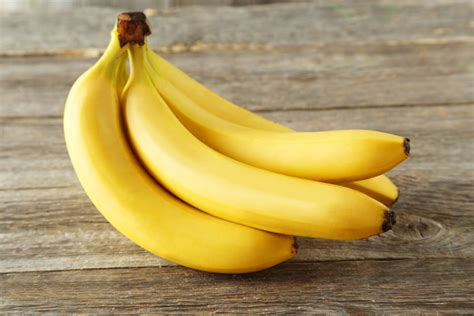
#> input picture images/banana.jpeg, 474 x 316 px
$ python -i utils.py   (imports and definitions only)
#> lines starting #> are read from the running program, lines starting #| are printed output that depends on the picture
#> further down, picture is the input picture: shape (316, 474, 3); mean B, G, R 95.9, 151.9, 173.8
import os
from typing import (
    Final,
    List
)
import cv2
import numpy as np
import pickle
import json
import random


# Define the paths
TEST_DIRECTORY_PATH: Final = os.path.join("data", "test")
VALIDATE_DIRECTORY_PATH: Final = os.path.join("data", "validate")
LABEL_DICT_PATH: Final = os.path.join("scripts", "label_dict.json")
MODEL_PATH: Final = os.path.join("scripts", "best_model.pkl")
IMAGE_PATH: Final = os.path.join("static", "images")


def preprocess_image(img):
    """
    Preprocesses the image using the same method as in test, train and validate
    """
    height, width = img.shape[:2]
#> height = 316; width = 474
    crop_size = min(height, width)
#> crop_size = 316
    start_x = (width - crop_size) // 2
#> start_x = 79
    start_y = (height - crop_size) // 2
#> start_y = 0
    end_x = start_x + crop_size
#> end_x = 395
    end_y = start_y + crop_size
#> end_y = 316
    img = img[start_y:end_y, start_x:end_x]
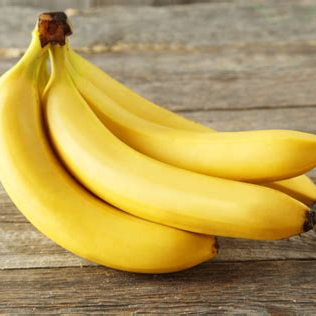
#> img: shape (316, 316, 3); mean of channels 0, 1, 2 84.8, 156.1, 182; drawn as B, G, R
    img = cv2.resize(img, (100, 100))
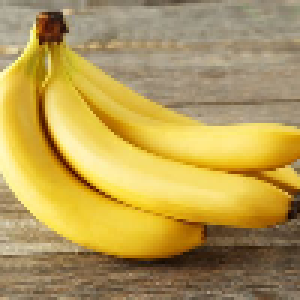
#> img: shape (100, 100, 3) (shown 3 times larger); mean of channels 0, 1, 2 84.6, 156, 181.9; drawn as B, G, R
    img = cv2.bilateralFilter(img, 30, 25, 25)
    gray = cv2.cvtColor(img, cv2.COLOR_BGR2GRAY)
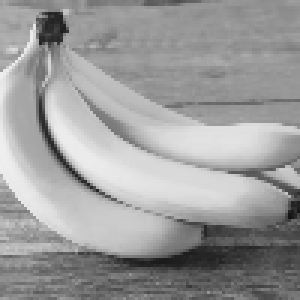
#> gray: shape (100, 100) (shown 3 times larger); min 19, max 239, mean 155.7
    edges = cv2.adaptiveThreshold(
        gray, 255, cv2.ADAPTIVE_THRESH_GAUSSIAN_C, cv2.THRESH_BINARY_INV, 11, 9
    )
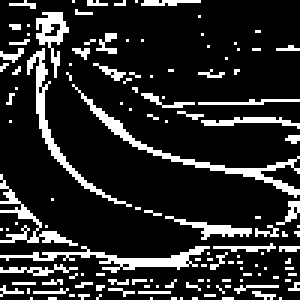
#> edges: shape (100, 100) (shown 3 times larger); 16.2% white in thin lines or dots
    mask = cv2.cvtColor(edges, cv2.COLOR_GRAY2BGR)
#> mask: shape (100, 100, 3); 16.2% white in thin lines or dots
    img = cv2.cvtColor(img, cv2.COLOR_BGR2YUV)
#> img: shape (100, 100, 3); mean of channels 0, 1, 2 155.7, 93.2, 150.9
    img = cv2.addWeighted(img, 0.8, mask, 1, 0)
#> img: shape (100, 100, 3); mean of channels 0, 1, 2 152.3, 102.7, 142.5
    img = img.flatten()
    return img


# [46 lines left out: functions get_dependencies, get_predicted_label, generate_options, not called in this run]

>>> import cv2
>>> picture = cv2.imread('../images/banana.jpeg')
>>> result = preprocess_image(picture)
